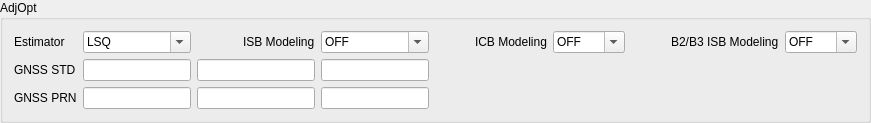
           <widget class="QGroupBox" name="groupBox_4">
            <property name="title">
             <string>AdjOpt</string>
            </property>
            <layout class="QGridLayout" name="gridLayout_5">
             <item row="0" column="0">
              <layout class="QGridLayout" name="gridLayout_6">
               <item row="0" column="1">
                <widget class="QComboBox" name="combo_estimator">
                 <property name="editable">
                  <bool>true</bool>
                 </property>
                 <item>
                  <property name="text">
                   <string>LSQ</string>
                  </property>
                 </item>
                 <item>
                  <property name="text">
                   <string>KF</string>
                  </property>
                 </item>
                 <item>
                  <property name="text">
                   <string>Helmert</string>
                  </property>
                 </item>
                </widget>
               </item>
               <item row="0" column="4">
                <widget class="QComboBox" name="combo_isb_modeling">
                 <property name="editable">
                  <bool>true</bool>
                 </property>
                 <item>
                  <property name="text">
                   <string>OFF</string>
                  </property>
                 </item>
                 <item>
                  <property name="text">
                   <string>CT</string>
                  </property>
                 </item>
                 <item>
                  <property name="text">
                   <string>PWC</string>
                  </property>
                 </item>
                 <item>
                  <property name="text">
                   <string>RW</string>
                  </property>
                 </item>
                 <item>
                  <property name="text">
                   <string>WN</string>
                  </property>
                 </item>
                </widget>
               </item>
               <item row="0" column="3">
                <widget class="QLabel" name="label_isb_modeling">
                 <property name="text">
                  <string>ISB Modeling</string>
                 </property>
                </widget>
               </item>
               <item row="2" column="0">
                <widget class="QLabel" name="label_gnss_prn">
                 <property name="text">
                  <string>GNSS PRN</string>
                 </property>
                </widget>
               </item>
               <item row="1" column="10">
                <spacer name="horizontalSpacer_11">
                 <property name="orientation">
                  <enum>Qt::Horizontal</enum>
                 </property>
                 <property name="sizeHint" stdset="0">
                  <size>
                   <width>40</width>
                   <height>20</height>
                  </size>
                 </property>
                </spacer>
               </item>
               <item row="0" column="9">
                <widget class="QLabel" name="label_b2b3_isb_modeling">
                 <property name="text">
                  <string>B2/B3 ISB Modeling</string>
                 </property>
                </widget>
               </item>
               <item row="0" column="2">
                <spacer name="horizontalSpacer_22">
                 <property name="orientation">
                  <enum>Qt::Horizontal</enum>
                 </property>
                 <property name="sizeType">
                  <enum>QSizePolicy::Fixed</enum>
                 </property>
                 <property name="sizeHint" stdset="0">
                  <size>
                   <width>40</width>
                   <height>20</height>
                  </size>
                 </property>
                </spacer>
               </item>
               <item row="2" column="1">
                <widget class="QLineEdit" name="edit_gnss_prn1"/>
               </item>
               <item row="2" column="4">
                <widget class="QLineEdit" name="edit_gnss_prn3"/>
               </item>
               <item row="1" column="0">
                <widget class="QLabel" name="label_gnss_std">
                 <property name="text">
                  <string>GNSS STD</string>
                 </property>
                </widget>
               </item>
               <item row="1" column="7">
                <spacer name="horizontalSpacer_9">
                 <property name="orientation">
                  <enum>Qt::Horizontal</enum>
                 </property>
                 <property name="sizeHint" stdset="0">
                  <size>
                   <width>40</width>
                   <height>20</height>
                  </size>
                 </property>
                </spacer>
               </item>
               <item row="2" column="10">
                <spacer name="horizontalSpacer_15">
                 <property name="orientation">
                  <enum>Qt::Horizontal</enum>
                 </property>
                 <property name="sizeHint" stdset="0">
                  <size>
                   <width>40</width>
                   <height>20</height>
                  </size>
                 </property>
                </spacer>
               </item>
               <item row="1" column="1">
                <widget class="QLineEdit" name="edit_gnss_std1"/>
               </item>
               <item row="0" column="5">
                <spacer name="horizontalSpacer_23">
                 <property name="orientation">
                  <enum>Qt::Horizontal</enum>
                 </property>
                 <property name="sizeType">
                  <enum>QSizePolicy::Fixed</enum>
                 </property>
                 <property name="sizeHint" stdset="0">
                  <size>
                   <width>40</width>
                   <height>20</height>
                  </size>
                 </property>
                </spacer>
               </item>
               <item row="1" column="4">
                <widget class="QLineEdit" name="edit_gnss_std3"/>
               </item>
               <item row="2" column="6">
                <spacer name="horizontalSpacer_12">
                 <property name="orientation">
                  <enum>Qt::Horizontal</enum>
                 </property>
                 <property name="sizeHint" stdset="0">
                  <size>
                   <width>40</width>
                   <height>20</height>
                  </size>
                 </property>
                </spacer>
               </item>
               <item row="1" column="6">
                <spacer name="horizontalSpacer_8">
                 <property name="orientation">
                  <enum>Qt::Horizontal</enum>
                 </property>
                 <property name="sizeHint" stdset="0">
                  <size>
                   <width>40</width>
                   <height>20</height>
                  </size>
                 </property>
                </spacer>
               </item>
               <item row="0" column="0">
                <widget class="QLabel" name="label_estimator">
                 <property name="text">
                  <string>Estimator</string>
                 </property>
                </widget>
               </item>
               <item row="0" column="10">
                <widget class="QComboBox" name="combo_b2b3isb_modeling">
                 <property name="editable">
                  <bool>true</bool>
                 </property>
                 <item>
                  <property name="text">
                   <string>OFF</string>
                  </property>
                 </item>
                 <item>
                  <property name="text">
                   <string>CT</string>
                  </property>
                 </item>
                 <item>
                  <property name="text">
                   <string>PWC</string>
                  </property>
                 </item>
                 <item>
                  <property name="text">
                   <string>RW</string>
                  </property>
                 </item>
                 <item>
                  <property name="text">
                   <string>WN</string>
                  </property>
                 </item>
                </widget>
               </item>
               <item row="2" column="9">
                <spacer name="horizontalSpacer_14">
                 <property name="orientation">
                  <enum>Qt::Horizontal</enum>
                 </property>
                 <property name="sizeHint" stdset="0">
                  <size>
                   <width>68</width>
                   <height>20</height>
                  </size>
                 </property>
                </spacer>
               </item>
               <item row="1" column="9">
                <spacer name="horizontalSpacer_10">
                 <property name="orientation">
                  <enum>Qt::Horizontal</enum>
                 </property>
                 <property name="sizeHint" stdset="0">
                  <size>
                   <width>68</width>
                   <height>20</height>
                  </size>
                 </property>
                </spacer>
               </item>
               <item row="0" column="7">
                <widget class="QComboBox" name="combo_icb_modeling">
                 <property name="editable">
                  <bool>true</bool>
                 </property>
                 <item>
                  <property name="text">
                   <string>OFF</string>
                  </property>
                 </item>
                 <item>
                  <property name="text">
                   <string>CT</string>
                  </property>
                 </item>
                 <item>
                  <property name="text">
                   <string>PWC</string>
                  </property>
                 </item>
                 <item>
                  <property name="text">
                   <string>RW</string>
                  </property>
                 </item>
                 <item>
                  <property name="text">
                   <string>WN</string>
                  </property>
                 </item>
                </widget>
               </item>
               <item row="0" column="6">
                <widget class="QLabel" name="label_icb_modeling">
                 <property name="text">
                  <string>ICB Modeling</string>
                 </property>
                </widget>
               </item>
               <item row="2" column="7">
                <spacer name="horizontalSpacer_13">
                 <property name="orientation">
                  <enum>Qt::Horizontal</enum>
                 </property>
                 <property name="sizeHint" stdset="0">
                  <size>
                   <width>40</width>
                   <height>20</height>
                  </size>
                 </property>
                </spacer>
               </item>
               <item row="0" column="8">
                <spacer name="horizontalSpacer_24">
                 <property name="orientation">
                  <enum>Qt::Horizontal</enum>
                 </property>
                 <property name="sizeType">
                  <enum>QSizePolicy::Fixed</enum>
                 </property>
                 <property name="sizeHint" stdset="0">
                  <size>
                   <width>40</width>
                   <height>20</height>
                  </size>
                 </property>
                </spacer>
               </item>
               <item row="1" column="2" colspan="2">
                <widget class="QLineEdit" name="edit_gnss_std2"/>
               </item>
               <item row="2" column="2" colspan="2">
                <widget class="QLineEdit" name="edit_gnss_prn2"/>
               </item>
              </layout>
             </item>
            </layout>
           </widget>
